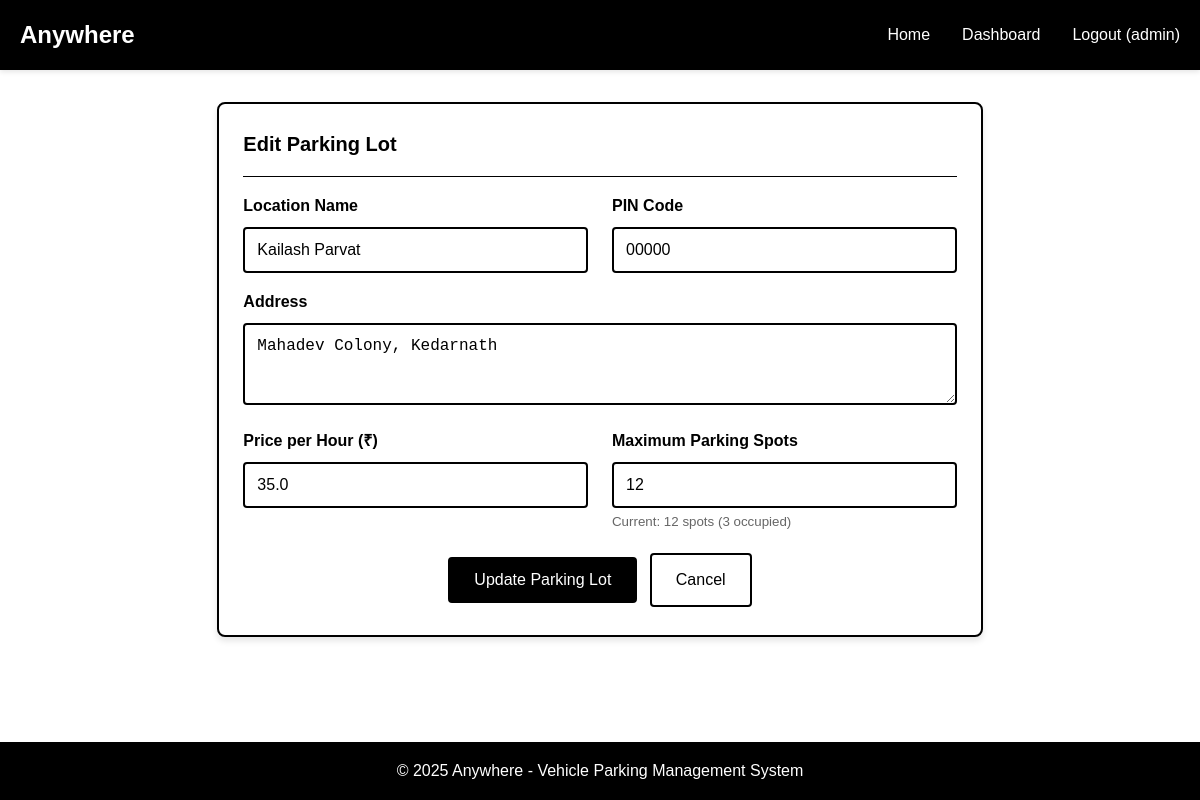
Page /admin/edit_lot/1 (signed in) on the committed database.
### backend/models.py (models this page shows, shortened)
class User(db.Model):
    __tablename__ = 'users'
    id = db.Column(db.Integer, primary_key=True)
    username = db.Column(db.String(80), unique=True, nullable=False)
    email = db.Column(db.String(120), unique=True, nullable=False)
    password_hash = db.Column(db.String(120), nullable=False)
    phone = db.Column(db.String(15), nullable=True)
    is_admin = db.Column(db.Boolean, default=False)
    created_at = db.Column(db.DateTime, default=datetime.utcnow)
    reservations = db.relationship('Reservation', backref='user', lazy=True, cascade='all, delete-orphan')

class ParkingLot(db.Model):
    __tablename__ = 'parking_lots'
    id = db.Column(db.Integer, primary_key=True)
    prime_location_name = db.Column(db.String(100), nullable=False)
    address = db.Column(db.Text, nullable=False)
    pin_code = db.Column(db.String(10), nullable=False)
    price_per_hour = db.Column(db.Float, nullable=False)
    maximum_spots = db.Column(db.Integer, nullable=False)
    created_at = db.Column(db.DateTime, default=datetime.utcnow)
    spots = db.relationship('ParkingSpot', backref='lot', lazy=True, cascade='all, delete-orphan', order_by='ParkingSpot.spot_number')
    @property
    def occupied_spots_count(self):
        return len([spot for spot in self.spots if spot.status == 'O'])

class ParkingSpot(db.Model):
    __tablename__ = 'parking_spots'
    id = db.Column(db.Integer, primary_key=True)
    lot_id = db.Column(db.Integer, db.ForeignKey('parking_lots.id'), nullable=False)
    spot_number = db.Column(db.String(10), nullable=False)
    status = db.Column(db.String(1), default='A', nullable=False)  # A-Available, O-Occupied
    created_at = db.Column(db.DateTime, default=datetime.utcnow)
    reservations = db.relationship('Reservation', backref='spot', lazy=True)

### backend/app.py (the view, shortened to what this page needs)
@app.route('/admin/edit_lot/<int:lot_id>', methods=['GET', 'POST'])
@admin_required
def edit_lot(lot_id):
    lot = ParkingLot.query.get_or_404(lot_id)
    return render_template('edit_lot.html', lot=lot)

### backend/app.py (called while the page is built)
def admin_required(f):
    @wraps(f)
    def decorated_function(*args, **kwargs):
        if 'user_id' not in session:
            flash('Please log in to access this page.', 'error')
            return redirect(url_for('login'))
        user = User.query.get(session['user_id'])
        if not user or not user.is_admin:
            flash('Admin access required.', 'error')
            return redirect(url_for('index'))
        return f(*args, **kwargs)
    return decorated_function

### frontend/templates/edit_lot.html (shortened to what this page needs)
{% extends "base.html" %}
{% block content %}
<div class="row">
    <div class="col-md-8" style="margin: 0 auto;">
        <div class="card">
            <div class="card-header">
                <h2 class="card-title">Edit Parking Lot</h2>
            </div>
            <form method="POST" novalidate>
                <div class="row">
                    <div class="col-md-6">
                        <div class="form-group">
                            <label class="form-label" for="name">Location Name</label>
                            <input type="text" class="form-control" id="name" name="name"
                                   value="{{ lot.prime_location_name }}" required>
                        </div>
                    </div>
                    <div class="col-md-6">
                        <div class="form-group">
                            <label class="form-label" for="pin_code">PIN Code</label>
                            <input type="text" class="form-control" id="pin_code" name="pin_code"
                                   value="{{ lot.pin_code }}" required>
                        </div>
                    </div>
                </div>
                <div class="form-group">
                    <label class="form-label" for="address">Address</label>
                    <textarea class="form-control" id="address" name="address" rows="3" required>{{ lot.address }}</textarea>
                </div>
                <div class="row">
                    <div class="col-md-6">
                        <div class="form-group">
                            <label class="form-label" for="price">Price per Hour (₹)</label>
                            <input type="number" class="form-control" id="price" name="price"
                                   min="1" step="0.01" value="{{ lot.price_per_hour }}" required>
                        </div>
                    </div>
                    <div class="col-md-6">
                        <div class="form-group">
                            <label class="form-label" for="max_spots">Maximum Parking Spots</label>
                            <input type="number" class="form-control" id="max_spots" name="max_spots"
                                   min="1" max="500" value="{{ lot.maximum_spots }}" required>
                            <small style="color: #666666;">Current: {{ lot.spots|length }} spots ({{ lot.occupied_spots_count }} occupied)</small>
                        </div>
                    </div>
                </div>
                <div class="text-center">
                    <button type="submit" class="btn btn-primary">Update Parking Lot</button>
                    <a href="{{ url_for('admin_dashboard') }}" class="btn">Cancel</a>
                </div>
            </form>
        </div>
    </div>
</div>
{% endblock %}

### frontend/templates/base.html (shortened to what this page needs)
<!DOCTYPE html>
<html lang="en">
<head>
    <link rel="stylesheet" href="{{ url_for('static', filename='css/style.css') }}">
</head>
<body>
    <header class="header">
        <div class="container">
            <nav class="navbar">
                <div class="logo">Anywhere</div>
                <ul class="nav-links">
                    <li><a href="{{ url_for('index') }}">Home</a></li>
                    {% if session.user_id %}
                        {% if session.is_admin %}
                            <li><a href="{{ url_for('admin_dashboard') }}">Dashboard</a></li>
                        {% else %}
                            <li><a href="{{ url_for('user_dashboard') }}">Dashboard</a></li>
                        {% endif %}
                        <li><a href="{{ url_for('logout') }}">Logout ({{ session.username }})</a></li>
                    {% else %}
                        <li><a href="{{ url_for('login') }}">Login</a></li>
                        <li><a href="{{ url_for('register') }}">Register</a></li>
                    {% endif %}
                </ul>
            </nav>
        </div>
    </header>
    <main class="main-content">
        <div class="container">
            {% block content %}{% endblock %}
        </div>
    </main>
    <footer class="footer">
        <div class="container">
            <p>&copy; 2025 Anywhere - Vehicle Parking Management System</p>
        </div>
    </footer>
</body>
</html>

### frontend/static/css/style.css (style rules this page uses)
* { margin: 0; padding: 0; box-sizing: border-box; }
body { font-family: 'Arial', sans-serif; background-color: #ffffff; color: #000000; line-height: 1.6; }
.container { max-width: 1200px; margin: 0 auto; padding: 0 20px; }
.header { background-color: #000000; color: #ffffff; padding: 1rem 0; box-shadow: 0 2px 5px rgba(0,0,0,0.1); }
.navbar { display: flex; justify-content: space-between; align-items: center; }
.logo { font-size: 1.5rem; font-weight: bold; }
.nav-links { display: flex; list-style: none; gap: 2rem; }
.nav-links a { color: #ffffff; text-decoration: none; transition: color 0.3s; }
.main-content { min-height: calc(100vh - 160px); padding: 2rem 0; }
.card { background-color: #ffffff; border: 2px solid #000000; border-radius: 8px; padding: 1.5rem; margin-bottom: 1.5rem; box-shadow: 0 4px 6px rgba(0,0,0,0.1); overflow: hidden; }
.card-header { border-bottom: 1px solid #000000; padding-bottom: 1rem; margin-bottom: 1rem; display: flex; justify-content: space-between; align-items: center; flex-wrap: wrap; }
.card-title { font-size: 1.25rem; font-weight: bold; color: #000000; margin-bottom: 0; }
.form-group { margin-bottom: 1rem; }
.form-label { display: block; margin-bottom: 0.5rem; font-weight: bold; color: #000000; }
.form-control { width: 100%; padding: 0.75rem; border: 2px solid #000000; border-radius: 4px; font-size: 1rem; background-color: #ffffff; color: #000000; }
.btn { display: inline-block; padding: 0.75rem 1.5rem; margin: 0.25rem; border: 2px solid #000000; border-radius: 4px; text-decoration: none; font-size: 1rem; cursor: pointer; transition: all 0.3s; text-align: center; background-color: #ffffff; color: #000000; }
.btn-primary { background-color: #000000; color: #ffffff; }
.row { display: flex; flex-wrap: wrap; margin: 0 -0.75rem; }
.col-md-8, .col-md-6, .col-md-4 { padding: 0 0.75rem; width: 100%; }
@media (min-width: 768px) { .col-md-6 { flex: 0 0 50%; max-width: 50%; } }
@media (min-width: 768px) { .col-md-8 { flex: 0 0 66.666667%; max-width: 66.666667%; } }
.footer { background-color: #000000; color: #ffffff; text-align: center; padding: 1rem 0; margin-top: 2rem; }
.text-center { text-align: center; }

### rows in the picture
User: username "admin"
ParkingLot: name "Kailash Parvat", pin_code "00000", address "Mahadev Colony, Kedarnath", price "35.0", max_spots "12"
ParkingSpot: occupied_spots_count "3"

### other values in the picture
{{ lot.spots|length }} "12"
